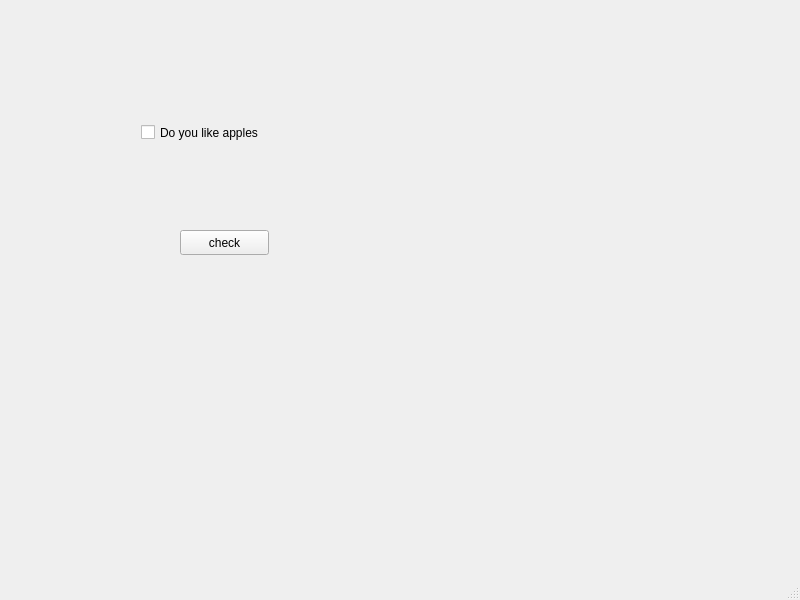
<?xml version="1.0" encoding="UTF-8"?>
<ui version="4.0">
 <class>MainWindow</class>
 <widget class="QMainWindow" name="MainWindow">
  <property name="geometry">
   <rect>
    <x>0</x>
    <y>0</y>
    <width>800</width>
    <height>600</height>
   </rect>
  </property>
  <property name="windowTitle">
   <string>MainWindow</string>
  </property>
  <widget class="QWidget" name="centralwidget">
   <widget class="QCheckBox" name="checkBox">
    <property name="geometry">
     <rect>
      <x>141</x>
      <y>82</y>
      <width>321</width>
      <height>101</height>
     </rect>
    </property>
    <property name="text">
     <string>Do you like apples</string>
    </property>
   </widget>
   <widget class="QPushButton" name="pushButton">
    <property name="geometry">
     <rect>
      <x>180</x>
      <y>230</y>
      <width>89</width>
      <height>25</height>
     </rect>
    </property>
    <property name="text">
     <string>check</string>
    </property>
   </widget>
  </widget>
  <widget class="QMenuBar" name="menubar">
   <property name="geometry">
    <rect>
     <x>0</x>
     <y>0</y>
     <width>800</width>
     <height>22</height>
    </rect>
   </property>
  </widget>
  <widget class="QStatusBar" name="statusbar"/>
 </widget>
 <resources/>
 <connections/>
</ui>
